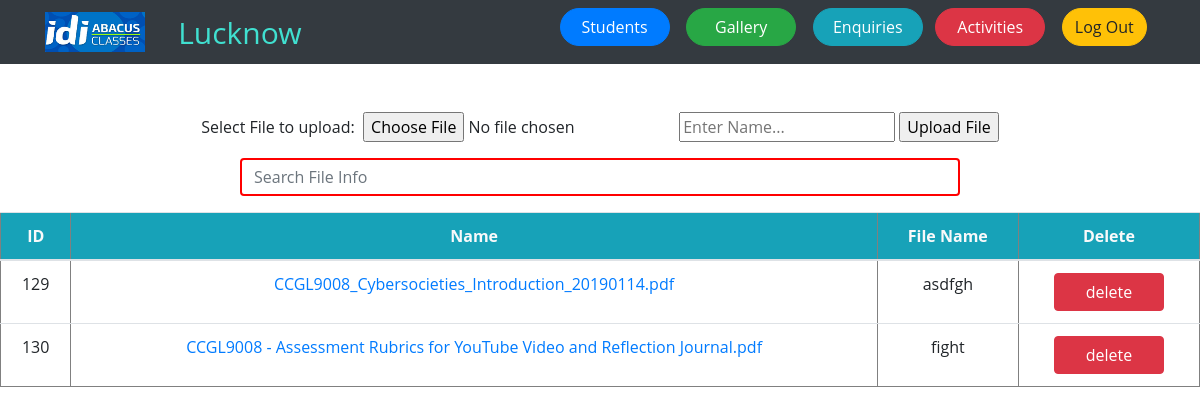
The page /File_upload2.php (signed in) on the database its author committed.
### tables this page shows
CREATE TABLE `file` (
  `id` int(255) NOT NULL,
  `name` varchar(100) NOT NULL,
  `filename` varchar(100) NOT NULL
);

### File_upload2.php (the view, shortened to what this page needs)
<html xmlns="http://www.w3.org/1999/xhtml">
<head>
    <?php include('head.php');session_start();include('check_login.php');error_reporting(0);?>
</head>
<body>
<?php include "admin_header.php";?>
<form align="center"action="upload2.php" method="post" enctype="multipart/form-data">
    Select File to upload:&nbsp;
    <input type="file" name="myfile" id="fileToUpload">
  <input type="text" name="name" id="name" placeholder="Enter Name...">
    <input type="submit" value="Upload File" name="submit">
</form>
<center>
  <form class="form-inline mx-auto d-block">
  <input class="form-control" id="myInput" type="text" placeholder="Search File Info" style="width:60%;border: 2px solid red;">
  </form>
  </center>
  <div class="table-responsive">
<?php
include("conn.php");
$sql = "select * from file";
$result = mysqli_query($conn,$sql) or die(mysqli_error($conn));
echo "<table width='90%' align='center' border='1' class='table table-hover'>";
echo "<th class='bg-info text-light'><center> ID</center>
<th  class='bg-info text-light'><center>Name</center>
<th class='bg-info text-light'><center>File Name</center>
<th  class='bg-info text-light'><center>Delete</center>";
echo '<tbody id="myTable">';
while($row = mysqli_fetch_array($result))
{
    echo "<tr align='center'>";
    echo "<td>$row[0]</td>";
    echo "<td><a href='File/".$row[1]."'>".$row[1]."</td>";
    echo "<td>$row[2] </td>";
    echo "<td> <a href='del_file.php?id=$row[0]'><button class='btn btn-danger' >delete</button></a></td>";
    echo "</tr>";
}
?>
</tbody>
</table>
</div>
</body>
</html>

### style.css (style rules this page uses)
:root { --primary-color: #74a035; --secondary-color: #ffa800; --tartiary-color: rgb(116,160,53, 0.9); --quarternary-color: rgb(65, 99, 18); --primary-font: 'Open Sans', sans-serif; }
body { font-family: var(--primary-font) !important; }

### admin_header.php (style rules this page uses)
button { width:110px; }

### rows shown on the page
file: id "129", name "CCGL9008_Cybersocieties_Introduction_20190114.pdf", filename "asdfgh"
file: id "130", name "CCGL9008 - Assessment Rubrics for YouTube Video and Reflection Journal.pdf", filename "fight"
